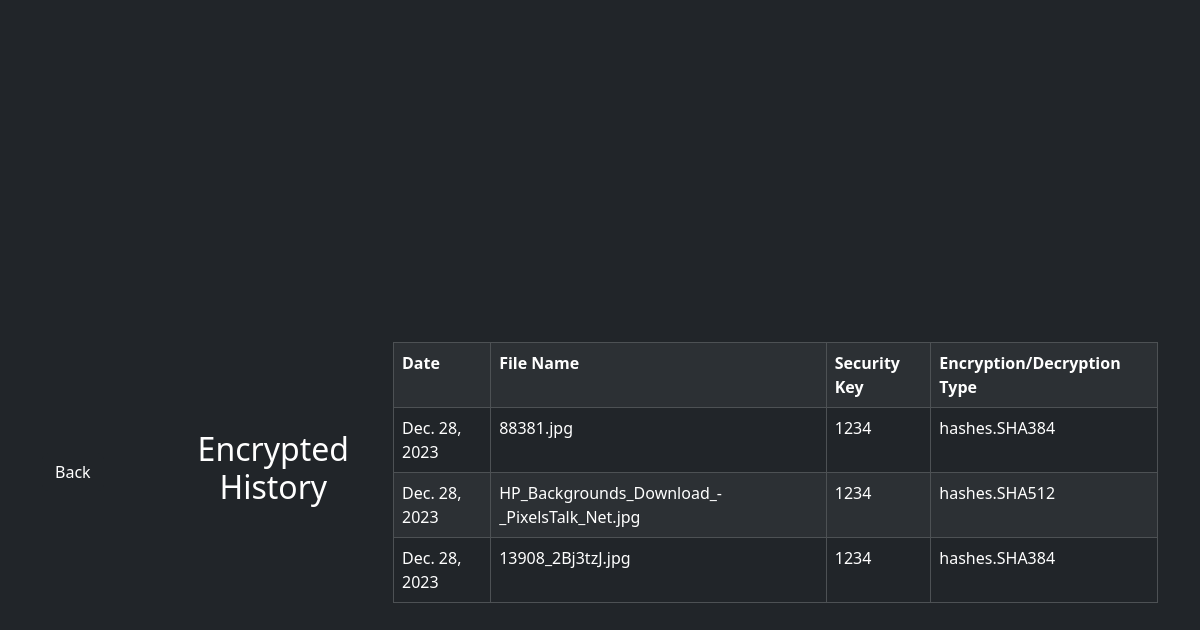
The app's page /history (signed in) with its own data.
### app/models.py (models this page shows, shortened)
class EncryptedFile(models.Model):
    algorithm_choices = [
        ('hashes.SHA256', 'hashes.SHA256'),
        ('hashes.SHA384', 'hashes.SHA384'),
        ('hashes.SHA512', 'hashes.SHA512'),
    ]
    user_id = models.ForeignKey(User, on_delete=models.CASCADE)
    file = models.FileField()
    password = models.CharField(max_length=100)
    algorith = models.CharField(max_length=20, choices=algorithm_choices)
    date = models.DateField(auto_now_add=True, null=True)

### app/views.py (the view)
# urls.py: path('history',views.history),
def history(request):
    tem = request.session['uid']
    vpro = User.objects.get(id=tem)
    encrypted_files = EncryptedFile.objects.filter(user_id=vpro)
    return render(request,'history.html',{'encrypted_files':encrypted_files})

### template/history.html (shortened to what this page needs)
<!DOCTYPE html>
<html lang="en">
    {% load static %}
<head>
    <link rel="stylesheet" href="{% static 'history\history.css' %}">
    <link href="https://cdn.jsdelivr.net/npm/bootstrap@5.3.2/dist/css/bootstrap.min.css" rel="stylesheet">
</head>
<body class="bg-dark ">
    <div class="container my-5">
		<a href="{% url 'userprofile' %}"><button class="btn btn-dark text-white float-end justify-content-around " style="margin-right: 50px;">Back</button></a>
        <h2 class="text-white text-center ">Encrypted History</h2>
        <div>
            <table class="table w-100 my-5 table-bordered table-striped table-hover table-dark">
              <tr>
                <th>Date</th>
                <th>File Name</th>
                <th>Security Key</th>
                <th>Encryption/Decryption Type</th>
              </tr>
              {% for encrypted_file in encrypted_files %}
              <tr>
                <td>{{encrypted_file.date}}</td>
                <td>{{encrypted_file.file}}</td>
                <td>{{encrypted_file.password}}</td>
                <td>{{encrypted_file.algorith}}</td>
              </tr>
              {% endfor %}
            </table>
        </div>
    </div>
</body>
</html>

### static/history/history.css (style rules this page uses)
*, *:before, *:after { box-sizing: border-box; }
body { padding: 24px; font-family: 'Source Sans Pro', sans-serif; margin: 0; }
h1, h2, h3, h4, h5, h6 { margin: 0; }
.container { max-width: 1000px; margin-right: auto; margin-left: auto; display: flex; justify-content: center; align-items: center; min-height: 100vh; }
.table { width: 100%; border: 1px solid #EEEEEE; }

### records on screen
EncryptedFile: date "Dec. 28, 2023", file "88381.jpg", password "1234", algorith "hashes.SHA384"
EncryptedFile: date "Dec. 28, 2023", file "HP_Backgrounds_Download_-_PixelsTalk_Net.jpg", password "1234", algorith "hashes.SHA512"
EncryptedFile: date "Dec. 28, 2023", file "13908_2Bj3tzJ.jpg", password "1234", algorith "hashes.SHA384"
